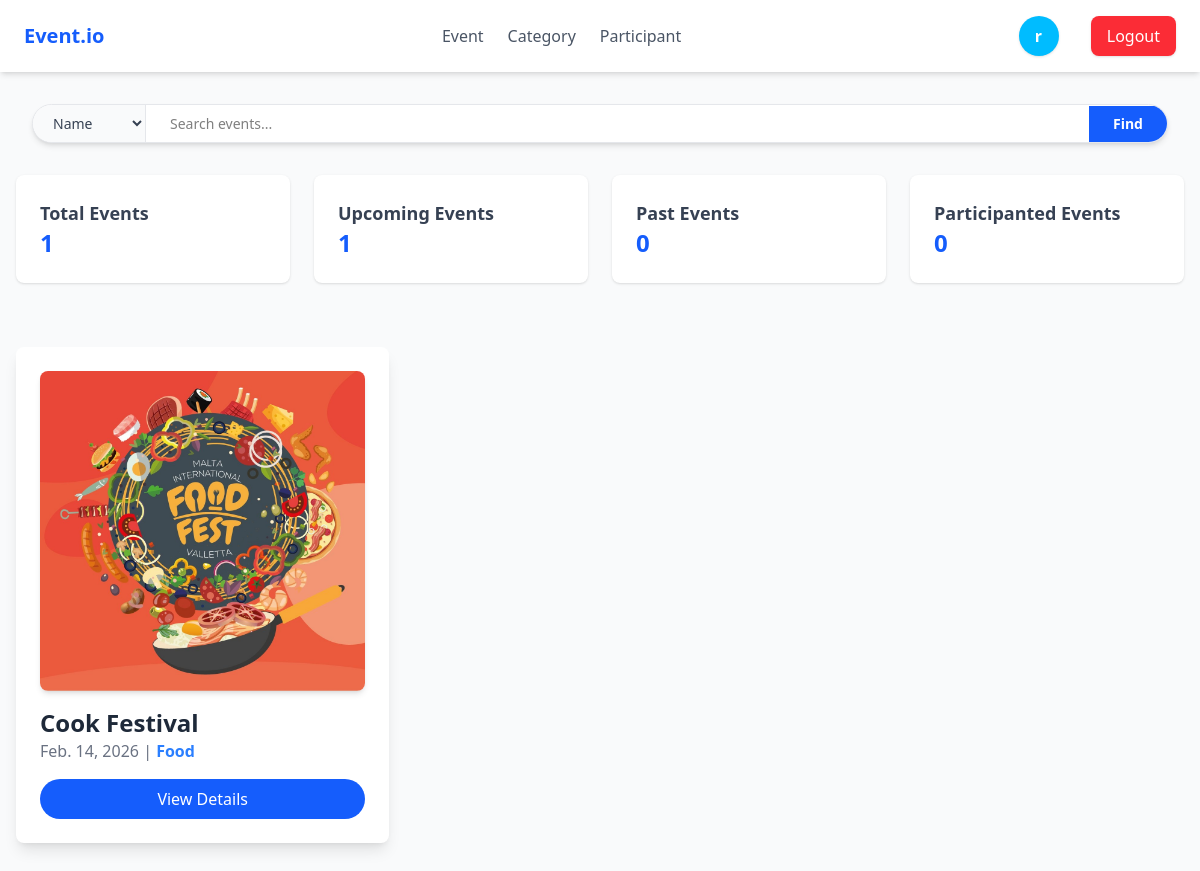
The app's page /index/ (signed in) with its own data.
### users/models.py (models this page shows, shortened)
class CustomUser(AbstractUser):
    profile_image = models.ImageField(
        upload_to="profile_images",
        blank=True,
        null=True,
        default="profile_images/profile.jpg"
    )
    bio = models.TextField(blank=True, null=True)

### events/models.py (models this page shows, shortened)
class Event(models.Model):
    name = models.CharField(max_length=200)
    description = models.TextField()
    date = models.DateField()
    time = models.TimeField()
    location = models.CharField(max_length=250)
    image = models.ImageField(upload_to="event_images", blank=True, null=True, default="event_images/event.png")
    category = models.ForeignKey(Category, on_delete=models.CASCADE, related_name="events")
    participants = models.ManyToManyField(User, related_name="attanded_events", blank=True)

class Category(models.Model):
    name = models.CharField(max_length=200)
    description = models.TextField(blank=True)
    def __str__(self):
        return self.name

### events/views.py (the view, shortened to what this page needs)
# urls.py: path("index/", views.EventIndexView.as_view(), name="index"),
class EventIndexView(LoginRequiredMixin, View):
    events = Event.objects.select_related("category").prefetch_related("participants")
    categories = Category.objects.all()
    def _has_permission(self, user):
        return is_admin(user) or is_organizer(user) or is_participant(user)
    def dispatch(self, request, *args, **kwargs):
        if not self._has_permission(request.user):
            messages.error(request, "You do not have permission to access this page, Login first")
            return redirect("login")
        return super().dispatch(request, *args, **kwargs)
    def get(self, request, *args, **kwargs):
        curr_date = timezone.now().date()
        counts = Event.objects.aggregate(
            total=Count('id'),
            upcoming=Count('id', filter=Q(date__gte=curr_date)),
            past=Count('id', filter=Q(date__lt=curr_date))
        )
        events = self.events
        query = request.GET.get("q")
        search_by = request.GET.get("by")
        category_type = request.GET.get("category")
        filter_type = request.GET.get("type")
        if category_type and category_type != "all":
            events = events.filter(category__name=category_type)
        if filter_type == "upcoming":
            events = events.filter(date__gte=curr_date)
        elif filter_type == "past":
            events = events.filter(date__lt=curr_date)
        elif filter_type == "participated":
            events = events.filter(participants=request.user)
        elif not filter_type and not query:
            events = events.filter(date=curr_date)
        context = {
            "events": events,
            "categorys": self.categories,
            "total_count": counts['total'],
            "upcoming_count": counts['upcoming'],
            "past_count": counts['past'],
            "query": query,
            "search_by": search_by,
        }
        return render(request, "events/index.html", context)

### events/views.py (called while the page is built)
def is_admin(user):
    if user.is_authenticated:
        return user.is_superuser or user.groups.filter(name="Admin").exists()
    return False

### events/templates/events/index.html (shortened to what this page needs)
{% extends 'events/base.html' %}
{% load static %}
{% block content %}
    <div class="mx-8 mt-8">
        <form method="GET" action="{% url 'index' %}" class="flex flex-col sm:flex-row shadow-md rounded-full overflow-hidden bg-white border border-gray-200">
            <select name="by" class="bg-gray-50 border-r border-gray-200 px-4 py-2 text-sm text-gray-700 focus:outline-none cursor-pointer hover:bg-gray-100 transition">
                <option value="name" {% if search_by == 'name' %}selected{% endif %}>Name</option>
            </select>
            <div class="relative flex-grow flex items-center">
                <input
                    type="text"
                    name="q"
                    value="{{ query|default:'' }}"
                    placeholder="Search events..."
                    class="w-full px-6 py-2 text-sm focus:outline-none"
                >
                <button type="submit" class="bg-blue-600 text-white px-6 py-2 text-sm font-semibold hover:bg-blue-700 transition duration-150">
                    Find
                </button>
            </div>
        </form>
    </div>
    <div class="max-w-7xl mx-auto px-4 py-8 grid grid-cols-1 sm:grid-cols-2 md:grid-cols-4 gap-6">
        <a href="{% url 'index' %}?type=all">
        <div class="bg-white shadow rounded-lg p-6 cursor-pointer hover:shadow-lg">
            <h2 class="text-lg font-semibold text-gray-700">Total Events</h2>
            <p id="totalEventsCount" class="text-2xl font-bold text-blue-600"> {{total_count}} </p>
        </div>
        </a>
        <a href="{% url 'index' %}?type=upcoming">
        <div class="bg-white shadow rounded-lg p-6 cursor-pointer hover:shadow-lg">
            <h2 class="text-lg font-semibold text-gray-700">Upcoming Events</h2>
            <p id="upcomingEventsCount" class="text-2xl font-bold text-blue-600"> {{upcoming_count}} </p>
        </div>
        </a>
        <a href="{% url 'index' %}?type=past">
        <div class="bg-white shadow rounded-lg p-6 cursor-pointer hover:shadow-lg">
            <h2 class="text-lg font-semibold text-gray-700">Past Events</h2>
            <p id="pastEventsCount" class="text-2xl font-bold text-blue-600"> {{past_count}} </p>
        </div>
        </a>
        <a href="{% url 'index' %}?type=participated">
        <div class="bg-white shadow rounded-lg p-6 cursor-pointer hover:shadow-lg">
            <h2 class="text-lg font-semibold text-gray-700">Participanted Events</h2>
            <p id="participantsCount" class="text-2xl font-bold text-blue-600"> {{ user.attanded_events.count }} </p>
        </div>
        </a>
    </div>
    <div id="all" class="max-w-7xl mx-auto px-4 py-8 grid grid-cols-1 sm:grid-cols-2 md:grid-cols-3 gap-6">
        {% for event in events %}
            <div class="bg-white shadow-lg rounded-lg p-6 hover:shadow-xl transition-shadow duration-200">
                <img src="{{event.image.url}}" alt="Event Image" class="mb-4 rounded-lg shadow-md transition-transform duration-200 transform hover:scale-105 h-80 w-full">
                <h2 class="text-2xl font-bold text-gray-800 hover:text-blue-600 transition-colors duration-200"> {{event.name}} </h2>
                <p class="text-gray-500 text-md"> {{event.date}} | <span class="font-semibold text-blue-500">{{event.category}}</span> </p>
                <a href="#event{{event.id}}" class="block text-center mt-4 py-2 px-4 text-white bg-blue-600 rounded-full hover:bg-blue-700 transition-colors duration-200">
                    View Details
                </a>
            </div>
        {% endfor %}
    </div>
{% endblock content %}

### events/templates/events/base.html (shortened to what this page needs)
{% load static %}
<!DOCTYPE html>
<html lang="en">
<head>
    <link rel="stylesheet" href="{% static '/events/css/output.css' %}">
    <link href="{% static '/events/css/all.min.css' %}" rel="stylesheet">
</head>
<body class="bg-gray-50 font-sans">
    <nav class="bg-white shadow-md px-6 py-4 flex justify-between items-center">
        <div class="text-xl font-bold text-blue-600">Event.io</div>
        {% for g in request.user.groups.all %}
            {% if g.name == "Admin" or g.name == "Organizer" %}
                <div class="flex space-x-6">
                <a href="{% url 'event-create' %}">
                    <button id="btn-event"
                        class="tab-btn text-gray-600 hover:text-blue-600 font-medium {% if active_tab == 'event' %}border-b-2 border-blue-600{% endif %}">
                        Event
                    </button>
                </a>
                <a href="{% url 'category-create' %}">
                    <button id="btn-category"
                        class="tab-btn text-gray-600 hover:text-blue-600 font-medium {% if active_tab == 'category' %}border-b-2 border-blue-600{% endif %}">
                        Category
                    </button>
                </a>
            {% endif %}
            {% if g.name == "Admin" %}
                <a href="{% url 'participant-list' %}">
                    <button id="btn-category"
                        class="tab-btn text-gray-600 hover:text-blue-600 font-medium {% if active_tab == 'participant' %}border-b-2 border-blue-600{% endif %}">
                        Participant
                    </button>
                </a>
            {% endif %}
        </div>
        {% endfor %}
        <div class="flex items-center space-x-4 gap-4">
            {% if user.is_authenticated %}
            <a href="{% url 'profile' %}">
                <div class="bg-sky-400 text-white px-4 py-2 w-10 h-10 rounded-full shadow text-white font-bold">
                    {{ user.username|first }}
                </div>
            </a>
            <form method="POST" action="{% url 'logout' %}">
                <button type="submit" class="bg-red-500 hover:bg-red-600 text-white px-4 py-2 rounded-lg shadow">Logout</button>
            </form>
            {% else %}
            <a href="{% url 'login' %}" class="bg-blue-600 text-white px-4 py-2 rounded hover:bg-blue-700">Login</a>
            <a href="{% url 'logup' %}" class="bg-blue-600 text-white px-4 py-2 rounded hover:bg-blue-700">Sign Up</a>
            {% endif %}
        </div>
    </nav>
    {% block content %}{% endblock content %}
</body>
</html>

### records on screen
CustomUser: username|first "r", attanded_events.count "0"
Event: image (picture), name "Cook Festival", date "Feb. 14, 2026", category "Food"

### other values on screen
{{ total_count }} "1"
{{ upcoming_count }} "1"
{{ past_count }} "0"
